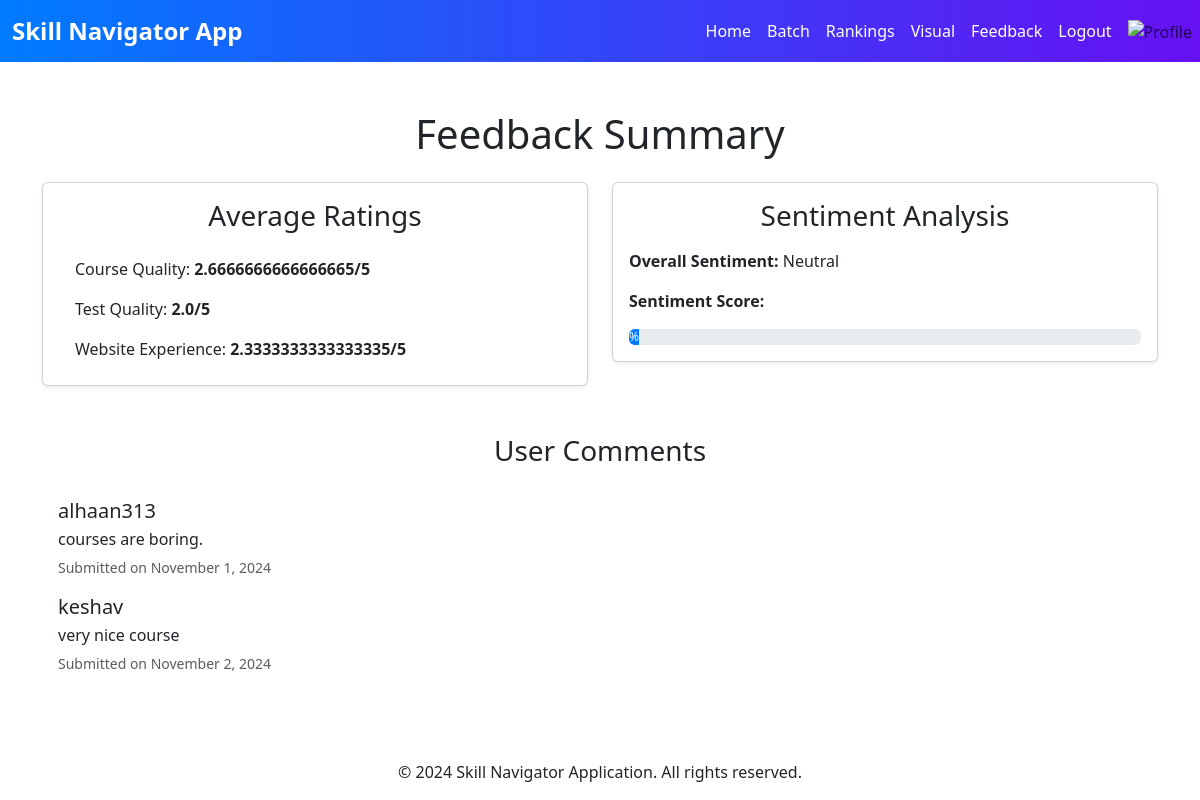
Page /feedback/summary/ (signed in) on the committed database.
### feedback/models.py (models this page shows, shortened)
class Feedback(models.Model):
    user = models.ForeignKey(User, on_delete=models.CASCADE, related_name='feedbacks')
    course_quality = models.IntegerField(choices=[
        (1, '1 - Worst'),
        (2, '2 - Poor'),
        (3, '3 - Average'),
        (4, '4 - Good'),
        (5, '5 - Excellent')
    ])
    test_quality = models.IntegerField(choices=[
        (1, '1 - Worst'),
        (2, '2 - Poor'),
        (3, '3 - Average'),
        (4, '4 - Good'),
        (5, '5 - Excellent')
    ])
    website_experience = models.IntegerField(choices=[
        (1, '1 - Worst'),
        (2, '2 - Poor'),
        (3, '3 - Average'),
        (4, '4 - Good'),
        (5, '5 - Excellent')
    ])
    additional_feedback = models.TextField(blank=True, null=True)  # Optional feedback
    created_at = models.DateTimeField(auto_now_add=True)

### feedback/views.py (the view)
# urls.py: path('summary/', feedback_summary_view, name='feedback_summary'),
@login_required
def feedback_summary_view(request):
    feedbacks = Feedback.objects.all()
    total_course_quality = 0
    total_test_quality = 0
    total_website_experience = 0
    feedback_count = feedbacks.count()
    all_feedback_texts = []
    for feedback in feedbacks:
        total_course_quality += feedback.course_quality
        total_test_quality += feedback.test_quality
        total_website_experience += feedback.website_experience
        if feedback.additional_feedback:
            all_feedback_texts.append(feedback.additional_feedback)
    avg_course_quality = total_course_quality / feedback_count if feedback_count else 0
    avg_test_quality = total_test_quality / feedback_count if feedback_count else 0
    avg_website_experience = total_website_experience / feedback_count if feedback_count else 0
    combined_text = " ".join(all_feedback_texts)
    sentiment_analysis = TextBlob(combined_text).sentiment
    overall_sentiment = 'Positive' if sentiment_analysis.polarity > 0 else 'Negative' if sentiment_analysis.polarity < 0 else 'Neutral'
    feedback_list = Feedback.objects.exclude(Q(additional_feedback="") | Q(additional_feedback__isnull=True))
    context = {
        'avg_course_quality': avg_course_quality,
        'avg_test_quality': avg_test_quality,
        'avg_website_experience': avg_website_experience,
        'overall_sentiment': overall_sentiment,
        'sentiment_score': sentiment_analysis.polarity,
        'feedback_list': feedback_list,
    }
    return render(request, 'feedback/feedback_summary.html', context)

### feedback/templates/feedback/feedback_summary.html (shortened to what this page needs)
{% extends "accounts/base.html" %}
{% block content %}
<div class="container mt-5">
    <h1 class="text-center animate__animated animate__fadeInDown">Feedback Summary</h1>
    <div class="row mt-4">
        <div class="col-md-6 animate__animated animate__fadeInLeft">
            <div class="card shadow-sm">
                <div class="card-body">
                    <h3 class="card-title text-center">Average Ratings</h3>
                    <ul class="list-group list-group-flush mt-3">
                        <li class="list-group-item">Course Quality:
                            <strong>{{ avg_course_quality }}/5</strong>
                        </li>
                        <li class="list-group-item">Test Quality:
                            <strong>{{ avg_test_quality }}/5</strong>
                        </li>
                        <li class="list-group-item">Website Experience:
                            <strong>{{ avg_website_experience }}/5</strong>
                        </li>
                    </ul>
                </div>
            </div>
        </div>
        <div class="col-md-6 animate__animated animate__fadeInRight">
            <div class="card shadow-sm">
                <div class="card-body">
                    <h3 class="card-title text-center">Sentiment Analysis</h3>
                    <p class="card-text mt-3">
                        <strong>Overall Sentiment:</strong> {{ overall_sentiment }}
                    </p>
                    <p class="card-text">
                        <strong>Sentiment Score:</strong> {{ sentiment_score }}
                    </p>
                    <div class="progress mt-3">
                        <div class="progress-bar" role="progressbar"
                             style="width: '{{ sentiment_score }}%';"
                             aria-valuenow="{{ sentiment_score }}"
                             aria-valuemin="0" aria-valuemax="100">
                             {{ sentiment_score }}%
                        </div>
                    </div>
                </div>
            </div>
        </div>
    </div>
    <div class="mt-5 animate__animated animate__fadeInUp">
        <h3 class="text-center mb-4">User Comments</h3>
        <div class="list-group">
            {% for feedback in feedback_list %}
                <div class="list-group-item">
                    <h5 class="mb-1">{{ feedback.user.username }}</h5>
                    <p class="mb-1">{{ feedback.additional_feedback }}</p>
                    <small class="text-muted">Submitted on {{ feedback.created_at|date:"F j, Y" }}</small>
                </div>
            {% empty %}
                <p class="text-center">No additional feedback available.</p>
            {% endfor %}
        </div>
    </div>
</div>
{% endblock %}

### accounts/templates/accounts/base.html (style rules this page uses)
html, body { height: 100%; margin: 0; }

### feedback/templates/feedback/feedback_summary.html (style rules this page uses)
.card { transition: transform 0.2s, box-shadow 0.2s; }
.progress-bar { background-color: #007bff; }
.list-group-item { border: none; transition: background-color 0.3s; }

### rows in the picture
Feedback: user.username "alhaan313", additional_feedback "courses are boring.", created_at "November 1, 2024"
Feedback: user.username "keshav", additional_feedback "very nice course", created_at "November 2, 2024"

### other values in the picture
{{ avg_course_quality }} "2.6666666666666665"
{{ avg_test_quality }} "2.0"
{{ avg_website_experience }} "2.3333333333333335"
{{ overall_sentiment }} "Neutral"
